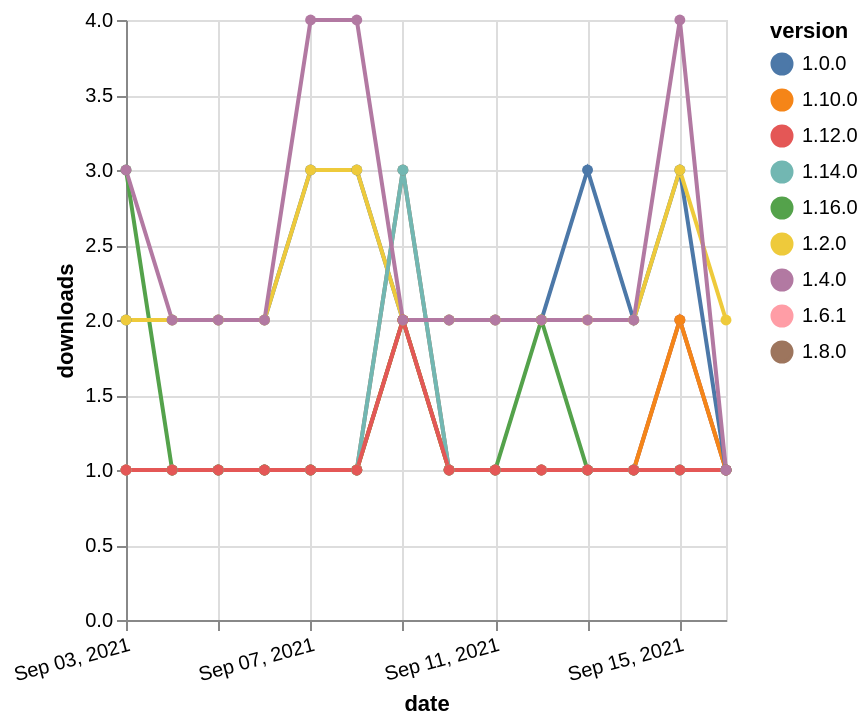

Vega-Lite specification for this chart:
### Vega-Lite specification from a JSON file in a GitHub repository (floating-point values rounded to 4 significant figures)
{"$schema": "https://vega.github.io/schema/vega-lite/v5.json", "description": "A simple bar chart with embedded data.", "data": {"values": [{"date": "2021-09-03", "total": 258, "delta": 1, "version": "1.6.1"}, {"date": "2021-09-04", "total": 259, "delta": 1, "version": "1.6.1"}, {"date": "2021-09-05", "total": 260, "delta": 1, "version": "1.6.1"}, {"date": "2021-09-06", "total": 261, "delta": 1, "version": "1.6.1"}, {"date": "2021-09-07", "total": 262, "delta": 1, "version": "1.6.1"}, {"date": "2021-09-08", "total": 263, "delta": 1, "version": "1.6.1"}, {"date": "2021-09-09", "total": 265, "delta": 2, "version": "1.6.1"}, {"date": "2021-09-10", "total": 266, "delta": 1, "version": "1.6.1"}, {"date": "2021-09-11", "total": 267, "delta": 1, "version": "1.6.1"}, {"date": "2021-09-12", "total": 268, "delta": 1, "version": "1.6.1"}, {"date": "2021-09-13", "total": 269, "delta": 1, "version": "1.6.1"}, {"date": "2021-09-14", "total": 270, "delta": 1, "version": "1.6.1"}, {"date": "2021-09-15", "total": 272, "delta": 2, "version": "1.6.1"}, {"date": "2021-09-16", "total": 273, "delta": 1, "version": "1.6.1"}, {"date": "2021-09-03", "total": 352, "delta": 1, "version": "1.8.0"}, {"date": "2021-09-04", "total": 353, "delta": 1, "version": "1.8.0"}, {"date": "2021-09-05", "total": 354, "delta": 1, "version": "1.8.0"}, {"date": "2021-09-06", "total": 355, "delta": 1, "version": "1.8.0"}, {"date": "2021-09-07", "total": 356, "delta": 1, "version": "1.8.0"}, {"date": "2021-09-08", "total": 357, "delta": 1, "version": "1.8.0"}, {"date": "2021-09-09", "total": 360, "delta": 3, "version": "1.8.0"}, {"date": "2021-09-10", "total": 361, "delta": 1, "version": "1.8.0"}, {"date": "2021-09-11", "total": 362, "delta": 1, "version": "1.8.0"}, {"date": "2021-09-12", "total": 363, "delta": 1, "version": "1.8.0"}, {"date": "2021-09-13", "total": 364, "delta": 1, "version": "1.8.0"}, {"date": "2021-09-14", "total": 365, "delta": 1, "version": "1.8.0"}, {"date": "2021-09-15", "total": 367, "delta": 2, "version": "1.8.0"}, {"date": "2021-09-16", "total": 368, "delta": 1, "version": "1.8.0"}, {"date": "2021-09-03", "total": 227, "delta": 1, "version": "1.10.0"}, {"date": "2021-09-04", "total": 228, "delta": 1, "version": "1.10.0"}, {"date": "2021-09-05", "total": 229, "delta": 1, "version": "1.10.0"}, {"date": "2021-09-06", "total": 230, "delta": 1, "version": "1.10.0"}, {"date": "2021-09-07", "total": 231, "delta": 1, "version": "1.10.0"}, {"date": "2021-09-08", "total": 232, "delta": 1, "version": "1.10.0"}, {"date": "2021-09-09", "total": 234, "delta": 2, "version": "1.10.0"}, {"date": "2021-09-10", "total": 235, "delta": 1, "version": "1.10.0"}, {"date": "2021-09-11", "total": 236, "delta": 1, "version": "1.10.0"}, {"date": "2021-09-12", "total": 237, "delta": 1, "version": "1.10.0"}, {"date": "2021-09-13", "total": 238, "delta": 1, "version": "1.10.0"}, {"date": "2021-09-14", "total": 239, "delta": 1, "version": "1.10.0"}, {"date": "2021-09-15", "total": 241, "delta": 2, "version": "1.10.0"}, {"date": "2021-09-16", "total": 242, "delta": 1, "version": "1.10.0"}, {"date": "2021-09-03", "total": 2727, "delta": 2, "version": "1.0.0"}, {"date": "2021-09-04", "total": 2729, "delta": 2, "version": "1.0.0"}, {"date": "2021-09-05", "total": 2731, "delta": 2, "version": "1.0.0"}, {"date": "2021-09-06", "total": 2733, "delta": 2, "version": "1.0.0"}, {"date": "2021-09-07", "total": 2736, "delta": 3, "version": "1.0.0"}, {"date": "2021-09-08", "total": 2739, "delta": 3, "version": "1.0.0"}, {"date": "2021-09-09", "total": 2741, "delta": 2, "version": "1.0.0"}, {"date": "2021-09-10", "total": 2743, "delta": 2, "version": "1.0.0"}, {"date": "2021-09-11", "total": 2745, "delta": 2, "version": "1.0.0"}, {"date": "2021-09-12", "total": 2747, "delta": 2, "version": "1.0.0"}, {"date": "2021-09-13", "total": 2750, "delta": 3, "version": "1.0.0"}, {"date": "2021-09-14", "total": 2752, "delta": 2, "version": "1.0.0"}, {"date": "2021-09-15", "total": 2755, "delta": 3, "version": "1.0.0"}, {"date": "2021-09-16", "total": 2756, "delta": 1, "version": "1.0.0"}, {"date": "2021-09-03", "total": 122, "delta": 3, "version": "1.16.0"}, {"date": "2021-09-04", "total": 123, "delta": 1, "version": "1.16.0"}, {"date": "2021-09-05", "total": 124, "delta": 1, "version": "1.16.0"}, {"date": "2021-09-06", "total": 125, "delta": 1, "version": "1.16.0"}, {"date": "2021-09-07", "total": 126, "delta": 1, "version": "1.16.0"}, {"date": "2021-09-08", "total": 127, "delta": 1, "version": "1.16.0"}, {"date": "2021-09-09", "total": 129, "delta": 2, "version": "1.16.0"}, {"date": "2021-09-10", "total": 130, "delta": 1, "version": "1.16.0"}, {"date": "2021-09-11", "total": 131, "delta": 1, "version": "1.16.0"}, {"date": "2021-09-12", "total": 133, "delta": 2, "version": "1.16.0"}, {"date": "2021-09-13", "total": 134, "delta": 1, "version": "1.16.0"}, {"date": "2021-09-14", "total": 135, "delta": 1, "version": "1.16.0"}, {"date": "2021-09-15", "total": 136, "delta": 1, "version": "1.16.0"}, {"date": "2021-09-16", "total": 137, "delta": 1, "version": "1.16.0"}, {"date": "2021-09-03", "total": 2693, "delta": 2, "version": "1.2.0"}, {"date": "2021-09-04", "total": 2695, "delta": 2, "version": "1.2.0"}, {"date": "2021-09-05", "total": 2697, "delta": 2, "version": "1.2.0"}, {"date": "2021-09-06", "total": 2699, "delta": 2, "version": "1.2.0"}, {"date": "2021-09-07", "total": 2702, "delta": 3, "version": "1.2.0"}, {"date": "2021-09-08", "total": 2705, "delta": 3, "version": "1.2.0"}, {"date": "2021-09-09", "total": 2707, "delta": 2, "version": "1.2.0"}, {"date": "2021-09-10", "total": 2709, "delta": 2, "version": "1.2.0"}, {"date": "2021-09-11", "total": 2711, "delta": 2, "version": "1.2.0"}, {"date": "2021-09-12", "total": 2713, "delta": 2, "version": "1.2.0"}, {"date": "2021-09-13", "total": 2715, "delta": 2, "version": "1.2.0"}, {"date": "2021-09-14", "total": 2717, "delta": 2, "version": "1.2.0"}, {"date": "2021-09-15", "total": 2720, "delta": 3, "version": "1.2.0"}, {"date": "2021-09-16", "total": 2722, "delta": 2, "version": "1.2.0"}, {"date": "2021-09-03", "total": 190, "delta": 1, "version": "1.14.0"}, {"date": "2021-09-04", "total": 191, "delta": 1, "version": "1.14.0"}, {"date": "2021-09-05", "total": 192, "delta": 1, "version": "1.14.0"}, {"date": "2021-09-06", "total": 193, "delta": 1, "version": "1.14.0"}, {"date": "2021-09-07", "total": 194, "delta": 1, "version": "1.14.0"}, {"date": "2021-09-08", "total": 195, "delta": 1, "version": "1.14.0"}, {"date": "2021-09-09", "total": 198, "delta": 3, "version": "1.14.0"}, {"date": "2021-09-10", "total": 199, "delta": 1, "version": "1.14.0"}, {"date": "2021-09-11", "total": 200, "delta": 1, "version": "1.14.0"}, {"date": "2021-09-12", "total": 201, "delta": 1, "version": "1.14.0"}, {"date": "2021-09-13", "total": 202, "delta": 1, "version": "1.14.0"}, {"date": "2021-09-14", "total": 203, "delta": 1, "version": "1.14.0"}, {"date": "2021-09-15", "total": 204, "delta": 1, "version": "1.14.0"}, {"date": "2021-09-16", "total": 205, "delta": 1, "version": "1.14.0"}, {"date": "2021-09-03", "total": 169, "delta": 1, "version": "1.12.0"}, {"date": "2021-09-04", "total": 170, "delta": 1, "version": "1.12.0"}, {"date": "2021-09-05", "total": 171, "delta": 1, "version": "1.12.0"}, {"date": "2021-09-06", "total": 172, "delta": 1, "version": "1.12.0"}, {"date": "2021-09-07", "total": 173, "delta": 1, "version": "1.12.0"}, {"date": "2021-09-08", "total": 174, "delta": 1, "version": "1.12.0"}, {"date": "2021-09-09", "total": 176, "delta": 2, "version": "1.12.0"}, {"date": "2021-09-10", "total": 177, "delta": 1, "version": "1.12.0"}, {"date": "2021-09-11", "total": 178, "delta": 1, "version": "1.12.0"}, {"date": "2021-09-12", "total": 179, "delta": 1, "version": "1.12.0"}, {"date": "2021-09-13", "total": 180, "delta": 1, "version": "1.12.0"}, {"date": "2021-09-14", "total": 181, "delta": 1, "version": "1.12.0"}, {"date": "2021-09-15", "total": 182, "delta": 1, "version": "1.12.0"}, {"date": "2021-09-16", "total": 183, "delta": 1, "version": "1.12.0"}, {"date": "2021-09-03", "total": 2587, "delta": 3, "version": "1.4.0"}, {"date": "2021-09-04", "total": 2589, "delta": 2, "version": "1.4.0"}, {"date": "2021-09-05", "total": 2591, "delta": 2, "version": "1.4.0"}, {"date": "2021-09-06", "total": 2593, "delta": 2, "version": "1.4.0"}, {"date": "2021-09-07", "total": 2597, "delta": 4, "version": "1.4.0"}, {"date": "2021-09-08", "total": 2601, "delta": 4, "version": "1.4.0"}, {"date": "2021-09-09", "total": 2603, "delta": 2, "version": "1.4.0"}, {"date": "2021-09-10", "total": 2605, "delta": 2, "version": "1.4.0"}, {"date": "2021-09-11", "total": 2607, "delta": 2, "version": "1.4.0"}, {"date": "2021-09-12", "total": 2609, "delta": 2, "version": "1.4.0"}, {"date": "2021-09-13", "total": 2611, "delta": 2, "version": "1.4.0"}, {"date": "2021-09-14", "total": 2613, "delta": 2, "version": "1.4.0"}, {"date": "2021-09-15", "total": 2617, "delta": 4, "version": "1.4.0"}, {"date": "2021-09-16", "total": 2618, "delta": 1, "version": "1.4.0"}]}, "width": "container", "mark": {"type": "line", "point": {"filled": true}}, "encoding": {"x": {"field": "date", "type": "temporal", "timeUnit": "yearmonthdate", "title": "date", "axis": {"labelAngle": -15}}, "y": {"field": "delta", "type": "quantitative", "title": "downloads"}, "color": {"field": "version", "type": "nominal"}, "tooltip": {"field": "delta"}}}
